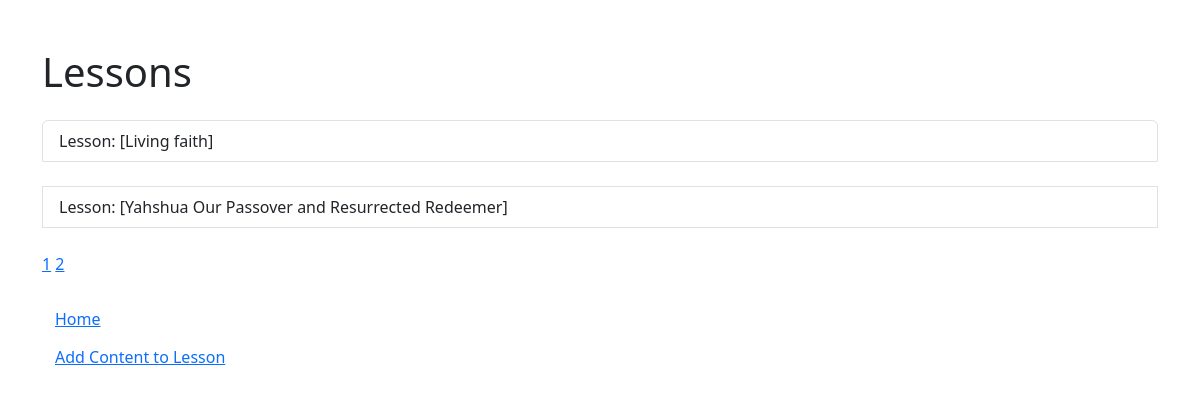
The page /lesson (signed in) on the database as committed earlier.
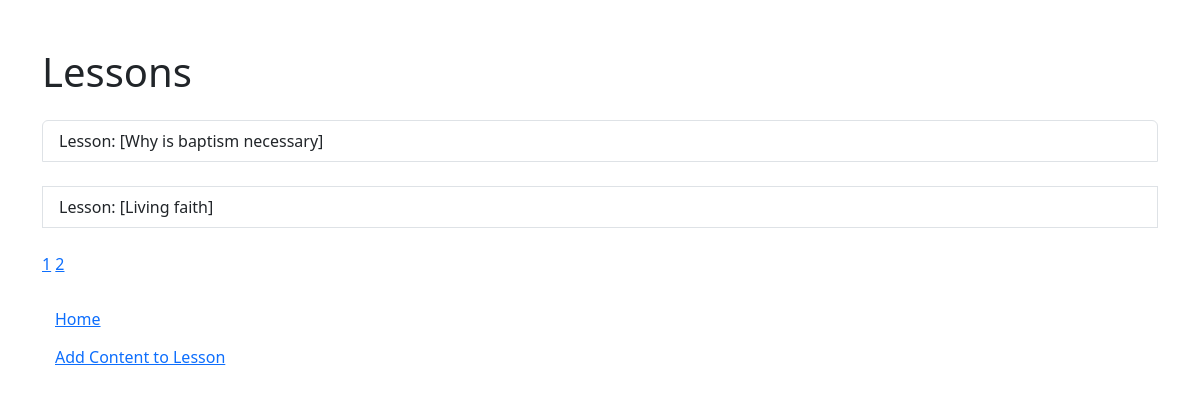
The same page on the database as committed later.
### application/models.py (models this page shows)
class Lesson(db.Model):
    id = db.Column(db.Integer, primary_key=True)
    title = db.Column(db.String(100), nullable=False)
    scripture_reading = db.Column(db.Text, nullable=False)
    memory_verse = db.Column(db.Text, nullable=False)
    date_posted = db.Column(db.DateTime, nullable=False, default=datetime.utcnow)
    introduction = db.Column(db.Text)
    conclusion = db.Column(db.Text)
    questions = db.relationship('Body', backref='Lesson.id', lazy="joined")
    def __repr__(self):
        return f"Lesson:  [{self.title}]"

### application/routes.py (the view)
@app.route('/lesson', methods=['GET', 'POST'])
@login_required
def lesson():
    page= request.args.get('page',1, type=int)
    lessons = Lesson.query.order_by(Lesson.date_posted.desc()).paginate(page=page, per_page=2)
    return render_template('lesson.html', title='Lessons', lessons=lessons)

### application/models.py (called while the page is built)
@login_manager.user_loader
def load_user(user_id):
    return User.query.get(int(user_id))

### application/templates/lesson.html
{% extends "layout.html" %}
{% block content %}
<div class="container mt-5">
    <h1 class="mb-4">Lessons</h1>
    <div class="list-group">
        {% for lesson in lessons %}
        <a href="{{ url_for('view_lesson', lesson_id=lesson.id) }}" class="list-group-item list-group-item-action">
            {{ lesson }}
        </a> <br>
        {% endfor %}
    </div>
    <div>
        {% for page_num in lessons.iter_pages() %}
            {% if page_num %}
                <a href="{{url_for('lesson', page=page_num)}}">{{ page_num }}</a>
            {% else %}
            ...
            {% endif %}
        {% endfor %}
    </div>
    <div class="mt-4">
        <small><a href="{{ url_for('home') }}" class="btn btn-link">Home</a></small> <br>
        <a href="{{ url_for('add_content') }}" class="btn btn-link">Add Content to Lesson</a>
    </div>
</div>
{% endblock content %}

Rows that differ between the two databases and show on the page:
no longer on this page (row edited): Lesson: title "Lesson: [Yahshua Our Passover and Resurrected Redeemer]"
added Lesson: title "Lesson: [Why is baptism necessary]"
